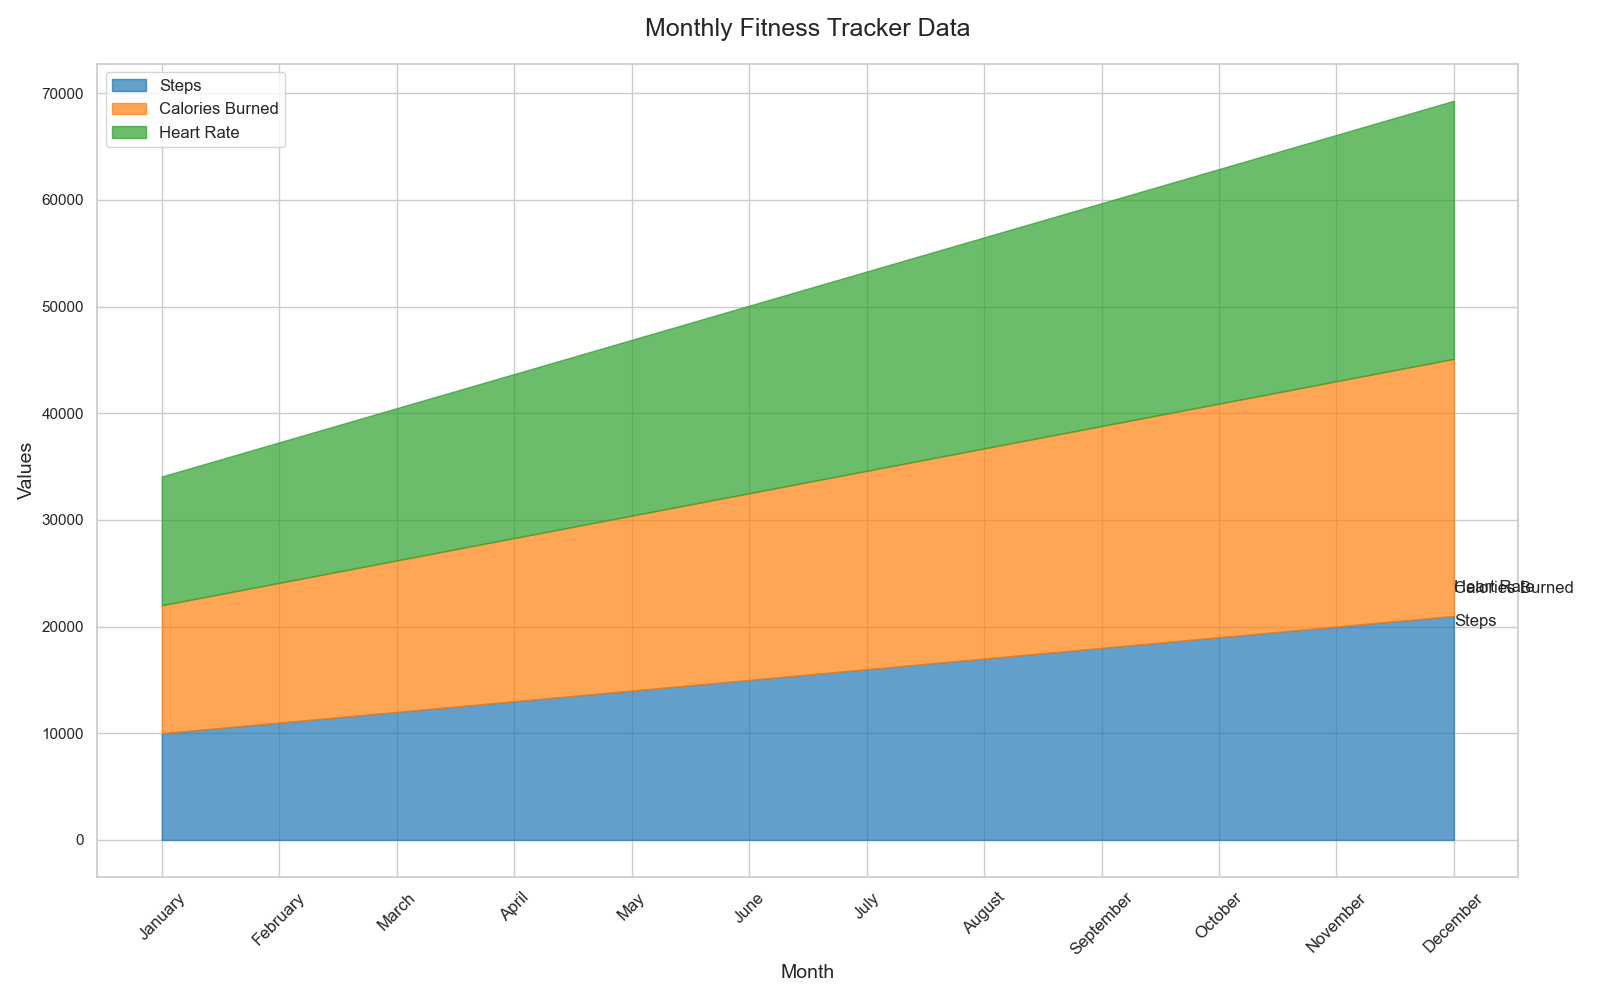

Python code for this plot:

import pandas as pd
import seaborn as sns
import matplotlib.pyplot as plt

data = {
    'Month': ['January', 'February', 'March', 'April', 'May', 'June', 'July',
              'August', 'September', 'October', 'November', 'December'],
    'Steps': [10000, 11000, 12000, 13000, 14000, 15000, 16000, 17000, 18000, 19000, 20000, 21000],
    'CaloriesBurned': [2000, 2100, 2200, 2300, 2400, 2500, 2600, 2700, 2800, 2900, 3000, 3100],
    'HeartRate': [70, 72, 74, 76, 78, 80, 82, 84, 86, 88, 90, 92]
}

df = pd.DataFrame(data)
df = df.set_index('Month')

df_cum = df.cumsum(axis=1)

colors = ['#1f77b4', '#ff7f0e', '#2ca02c']

plt.figure(figsize=(16, 10))

plt.fill_between(df.index, 0, df_cum['Steps'], color=colors[0], alpha=0.7, label='Steps')
plt.fill_between(df.index, df_cum['Steps'], df_cum['Steps'] + df_cum['CaloriesBurned'], color=colors[1], alpha=0.7, label='Calories Burned')
plt.fill_between(df.index, df_cum['Steps'] + df_cum['CaloriesBurned'], df_cum['Steps'] + df_cum['CaloriesBurned'] + df_cum['HeartRate'], color=colors[2], alpha=0.7, label='Heart Rate')

for category in ['Steps', 'CaloriesBurned', 'HeartRate']:
    plt.text(df.index[-1], df_cum[category][-1] - (df_cum[category][-1] - df_cum[category].shift(1)[-1]) / 2, category.replace('Burned', ' Burned').replace('Rate', ' Rate'), verticalalignment='center')

plt.title('Monthly Fitness Tracker Data', fontsize=18, pad=20)
plt.xlabel('Month', fontsize=14)
plt.ylabel('Values', fontsize=14)
plt.xticks(rotation=45, fontsize=12)
plt.legend(loc='upper left', fontsize=12)
plt.tight_layout()

plt.show()
